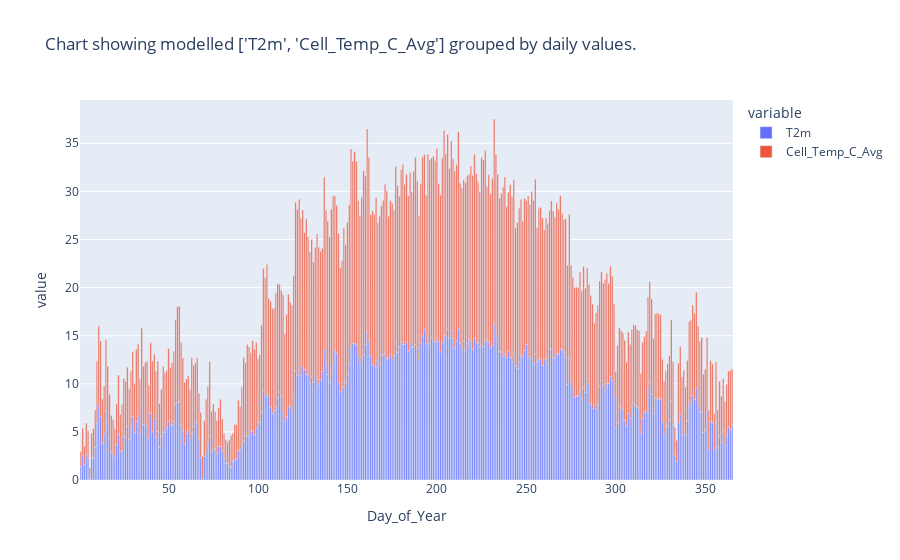

The code cell stored with this chart in its notebook:
### Code cell
from plotly.offline import plot

pv_model.plot_sum(["T2m", "Cell_Temp_C_Avg"], group="daily", plot_type="bar")

### Figure 1 — Plotly figure (JSON) as saved in the notebook; plotly's stock layout.template omitted (floating-point values rounded to 4 significant figures; data arrays with more than 128 entries replaced by an {"elided": "..."} marker saying what was removed)
{"data": [{"alignmentgroup": "True", "hovertemplate": "variable=T2m<br>Day_of_Year=%{x}<br>value=%{y}<extra></extra>", "legendgroup": "T2m", "marker": {"color": "#636efa", "pattern": {"shape": ""}}, "name": "T2m", "offsetgroup": "T2m", "orientation": "v", "showlegend": true, "textposition": "auto", "type": "bar", "x": {"elided": "365 int values"}, "xaxis": "x", "y": {"elided": "365 float values"}, "yaxis": "y"}, {"alignmentgroup": "True", "hovertemplate": "variable=Cell_Temp_C_Avg<br>Day_of_Year=%{x}<br>value=%{y}<extra></extra>", "legendgroup": "Cell_Temp_C_Avg", "marker": {"color": "#EF553B", "pattern": {"shape": ""}}, "name": "Cell_Temp_C_Avg", "offsetgroup": "Cell_Temp_C_Avg", "orientation": "v", "showlegend": true, "textposition": "auto", "type": "bar", "x": {"elided": "365 int values"}, "xaxis": "x", "y": {"elided": "365 float values"}, "yaxis": "y"}], "layout": {"barmode": "relative", "legend": {"title": {"text": "variable"}, "tracegroupgap": 0}, "title": {"text": "Chart showing modelled ['T2m', 'Cell_Temp_C_Avg'] grouped by daily values."}, "xaxis": {"anchor": "y", "domain": [0, 1], "title": {"text": "Day_of_Year"}}, "yaxis": {"anchor": "x", "domain": [0, 1], "title": {"text": "value"}}}}
